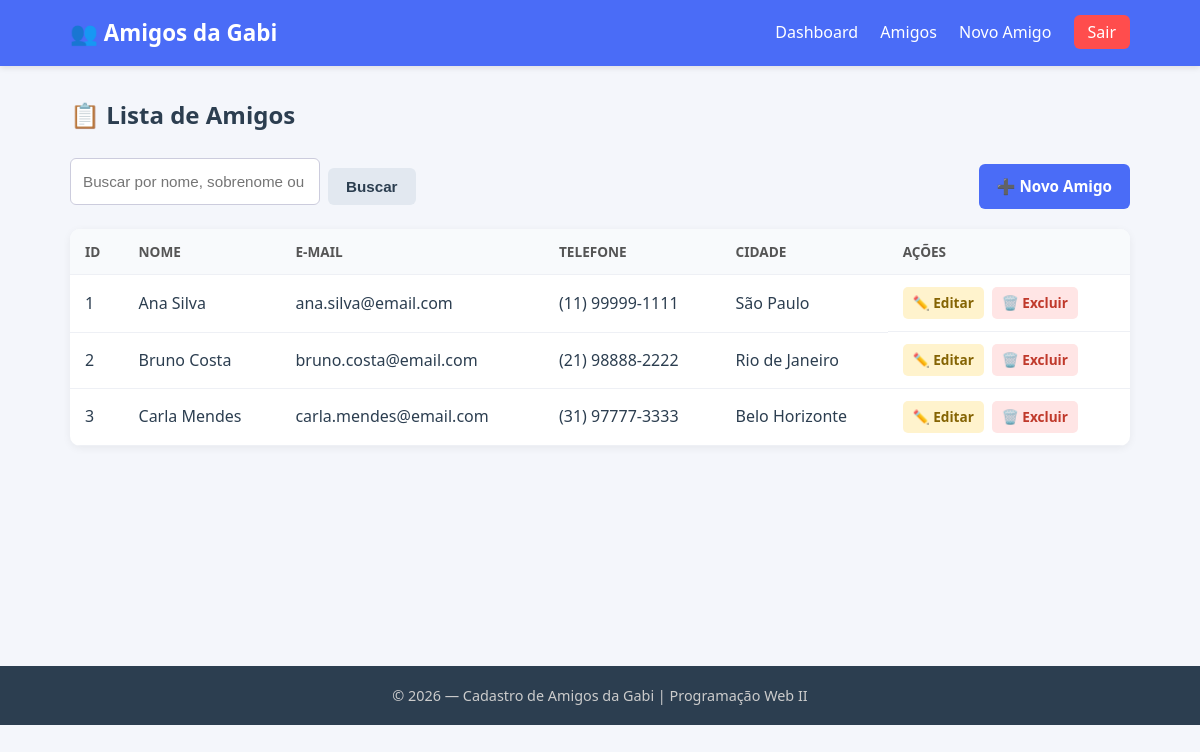
Screenshot of /amigos/listar.php (signed in) with the database file from the repository.
### tables this page shows
CREATE TABLE IF NOT EXISTS amigos (
  id INT AUTO_INCREMENT PRIMARY KEY,
  nome VARCHAR(100) NOT NULL,
  sobrenome VARCHAR(100) NOT NULL,
  email VARCHAR(150) NOT NULL,
  telefone VARCHAR(20),
  data_nascimento DATE,
  cidade VARCHAR(100),
  observacoes TEXT,
  data_cadastro TIMESTAMP DEFAULT CURRENT_TIMESTAMP
);

### amigos/listar.php (the view, shortened to what this page needs)
<?php
require_once '../config/conexao.php';
$busca = trim($_GET['busca'] ?? '');
if ($busca !== '') {
    $stmt = $pdo->prepare('SELECT * FROM amigos WHERE nome LIKE :b OR sobrenome LIKE :b OR email LIKE :b ORDER BY nome');
    $stmt->execute([':b' => "%$busca%"]);
} else {
    $stmt = $pdo->query('SELECT * FROM amigos ORDER BY nome');
}
$amigos = $stmt->fetchAll();
require_once '../includes/header.php';
?>
<h2 class="titulo-pagina">📋 Lista de Amigos</h2>
<div class="barra-acoes">
    <form method="GET" action="listar.php" class="form-busca">
        <input type="text" name="busca" placeholder="Buscar por nome, sobrenome ou e-mail..."
               value="<?= htmlspecialchars($busca) ?>">
        <button type="submit" class="btn btn-secundario">Buscar</button>
    </form>
    <a href="cadastrar.php" class="btn btn-primario">➕ Novo Amigo</a>
</div>
<?php if (empty($amigos)): ?>
    <p class="vazio">Nenhum amigo encontrado.</p>
<?php else: ?>
    <div class="tabela-wrapper">
        <table class="tabela">
            <thead>
                <tr>
                    <th>ID</th>
                    <th>Nome</th>
                    <th>E-mail</th>
                    <th>Telefone</th>
                    <th>Cidade</th>
                    <th>Ações</th>
                </tr>
            </thead>
            <tbody>
                <?php foreach ($amigos as $a): ?>
                    <tr>
                        <td><?= (int) $a['id'] ?></td>
                        <td><?= htmlspecialchars($a['nome'] . ' ' . $a['sobrenome']) ?></td>
                        <td><?= htmlspecialchars($a['email']) ?></td>
                        <td><?= htmlspecialchars($a['telefone'] ?? '—') ?></td>
                        <td><?= htmlspecialchars($a['cidade'] ?? '—') ?></td>
                        <td class="acoes-tabela">
                            <a href="editar.php?id=<?= (int) $a['id'] ?>" class="btn-acao btn-editar">✏️ Editar</a>
                            <a href="excluir.php?id=<?= (int) $a['id'] ?>"
                               class="btn-acao btn-excluir"
                               onclick="return confirmarExclusao('<?= htmlspecialchars($a['nome'], ENT_QUOTES) ?>')">
                               🗑️ Excluir
                            </a>
                        </td>
                    </tr>
                <?php endforeach; ?>
            </tbody>
        </table>
    </div>
<?php endif; ?>
<?php require_once '../includes/footer.php'; ?>

### includes/header.php (shortened to what this page needs)
<!DOCTYPE html>
<html lang="pt-BR">
<head>
    <link rel="stylesheet" href="/cadastro-amigos/css/style.css">
</head>
<body>
<header class="topo">
    <div class="container topo-conteudo">
        <h1 class="logo">👥 Amigos da Gabi</h1>
        <?php if (isset($_SESSION['usuario_id'])): ?>
            <nav class="menu">
                <a href="/cadastro-amigos/dashboard.php">Dashboard</a>
                <a href="/cadastro-amigos/amigos/listar.php">Amigos</a>
                <a href="/cadastro-amigos/amigos/cadastrar.php">Novo Amigo</a>
                <a href="/cadastro-amigos/logout.php" class="btn-logout">Sair</a>
            </nav>
        <?php endif; ?>
    </div>
</header>
<main class="container">

### includes/footer.php (shortened to what this page needs)
</main>
<footer class="rodape">
    <div class="container">
        <p>&copy; <?= date('Y') ?> — Cadastro de Amigos da Gabi | Programação Web II</p>
    </div>
</footer>
</body>
</html>

### css/style.css (style rules this page uses)
* { box-sizing: border-box; margin: 0; padding: 0; }
body { font-family: 'Segoe UI', Tahoma, Arial, sans-serif; background: #f4f6fb; color: #2c3e50; line-height: 1.6; }
.container { width: 100%; max-width: 1100px; margin: 0 auto; padding: 0 20px; }
.topo { background: #4a6cf7; color: #fff; padding: 15px 0; box-shadow: 0 2px 6px rgba(0,0,0,.1); }
.topo-conteudo { display: flex; align-items: center; justify-content: space-between; flex-wrap: wrap; }
.logo { font-size: 1.4rem; }
.menu a { color: #fff; text-decoration: none; margin-left: 18px; font-weight: 500; transition: opacity .2s; }
.btn-logout { background: #ff4d4d; padding: 6px 14px; border-radius: 6px; }
main.container { padding-top: 30px; padding-bottom: 40px; min-height: 70vh; }
.titulo-pagina { margin-bottom: 20px; color: #2c3e50; }
.btn { display: inline-block; padding: 10px 18px; border: none; border-radius: 6px; font-size: .95rem; font-weight: 600; cursor: pointer; text-decoration: none; transition: background .2s, transform .1s; margin-top: 10px; }
.btn-primario { background: #4a6cf7; color: #fff; }
.btn-secundario { background: #e2e8f0; color: #2c3e50; }
.tabela-wrapper { overflow-x: auto; background: #fff; border-radius: 10px; box-shadow: 0 2px 8px rgba(0,0,0,.06); }
.tabela { width: 100%; border-collapse: collapse; }
.tabela th, .tabela td { padding: 12px 15px; text-align: left; border-bottom: 1px solid #eef0f5; }
.tabela th { background: #f8fafc; font-size: .85rem; text-transform: uppercase; color: #555; }
.acoes-tabela { display: flex; gap: 8px; }
.btn-acao { padding: 5px 10px; border-radius: 5px; text-decoration: none; font-size: .85rem; font-weight: 600; transition: opacity .2s; }
.btn-editar { background: #fff3cd; color: #856404; }
.btn-excluir { background: #ffe5e5; color: #c0392b; }
.barra-acoes { display: flex; justify-content: space-between; align-items: center; gap: 15px; flex-wrap: wrap; margin-bottom: 20px; }
.form-busca { display: flex; gap: 8px; flex-wrap: wrap; }
.form-busca input { padding: 9px 12px; border: 1px solid #ccd; border-radius: 6px; font-size: .95rem; min-width: 250px; }
.rodape { background: #2c3e50; color: #ccc; text-align: center; padding: 18px 0; font-size: .9rem; margin-top: 40px; }

### rows the page displays
amigos: id "1", nome+sobrenome "Ana Silva", email "ana.silva@email.com", telefone "(11) 99999-1111", cidade "São Paulo"
amigos: id "2", nome+sobrenome "Bruno Costa", email "bruno.costa@email.com", telefone "(21) 98888-2222", cidade "Rio de Janeiro"
amigos: id "3", nome+sobrenome "Carla Mendes", email "carla.mendes@email.com", telefone "(31) 97777-3333", cidade "Belo Horizonte"
